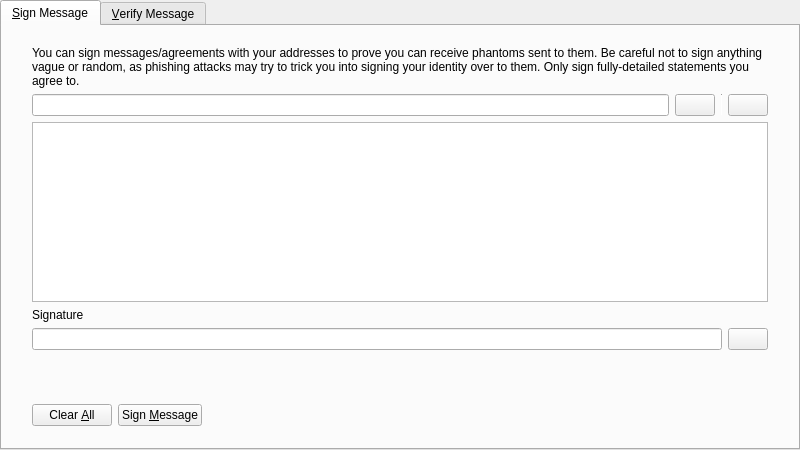
<?xml version="1.0" encoding="UTF-8"?>
<ui version="4.0">
 <class>SignVerifyMessageDialog</class>
 <widget class="QDialog" name="SignVerifyMessageDialog">
  <property name="geometry">
   <rect>
    <x>0</x>
    <y>0</y>
    <width>800</width>
    <height>450</height>
   </rect>
  </property>
  <property name="windowTitle">
   <string>Signatures - Sign / Verify a Message</string>
  </property>
  <property name="modal">
   <bool>true</bool>
  </property>
  <layout class="QVBoxLayout" name="verticalLayout">
   <property name="leftMargin">
    <number>0</number>
   </property>
   <property name="topMargin">
    <number>0</number>
   </property>
   <property name="rightMargin">
    <number>0</number>
   </property>
   <property name="bottomMargin">
    <number>0</number>
   </property>
   <item>
    <widget class="QTabWidget" name="tabWidget">
     <property name="currentIndex">
      <number>0</number>
     </property>
     <widget class="QWidget" name="tabSignMessage">
      <attribute name="title">
       <string>&amp;Sign Message</string>
      </attribute>
      <layout class="QVBoxLayout" name="verticalLayout_SM">
       <property name="leftMargin">
        <number>0</number>
       </property>
       <property name="topMargin">
        <number>0</number>
       </property>
       <property name="rightMargin">
        <number>0</number>
       </property>
       <property name="bottomMargin">
        <number>0</number>
       </property>
       <item>
        <layout class="QVBoxLayout" name="verticalLayout_3">
         <property name="leftMargin">
          <number>30</number>
         </property>
         <property name="topMargin">
          <number>20</number>
         </property>
         <property name="rightMargin">
          <number>30</number>
         </property>
         <property name="bottomMargin">
          <number>20</number>
         </property>
         <item>
          <widget class="QLabel" name="infoLabel_SM">
           <property name="text">
            <string>You can sign messages/agreements with your addresses to prove you can receive phantoms sent to them. Be careful not to sign anything vague or random, as phishing attacks may try to trick you into signing your identity over to them. Only sign fully-detailed statements you agree to.</string>
           </property>
           <property name="textFormat">
            <enum>Qt::PlainText</enum>
           </property>
           <property name="wordWrap">
            <bool>true</bool>
           </property>
          </widget>
         </item>
         <item>
          <layout class="QHBoxLayout" name="horizontalLayout_1_SM">
           <property name="spacing">
            <number>6</number>
           </property>
           <item>
            <widget class="QValidatedLineEdit" name="addressIn_SM">
             <property name="toolTip">
              <string>The Phantom address to sign the message with</string>
             </property>
            </widget>
           </item>
           <item>
            <widget class="QPushButton" name="addressBookButton_SM">
             <property name="toolTip">
              <string>Choose previously used address</string>
             </property>
             <property name="text">
              <string/>
             </property>
             <property name="icon">
              <iconset resource="../bitcoin.qrc">
               <normaloff>:/icons/address-book</normaloff>:/icons/address-book</iconset>
             </property>
             <property name="shortcut">
              <string>Alt+A</string>
             </property>
             <property name="autoDefault">
              <bool>false</bool>
             </property>
            </widget>
           </item>
           <item>
            <widget class="Line" name="vLine">
             <property name="maximumSize">
              <size>
               <width>1</width>
               <height>22</height>
              </size>
             </property>
             <property name="orientation">
              <enum>Qt::Vertical</enum>
             </property>
            </widget>
           </item>
           <item>
            <widget class="QPushButton" name="pasteButton_SM">
             <property name="toolTip">
              <string>Paste address from clipboard</string>
             </property>
             <property name="text">
              <string/>
             </property>
             <property name="icon">
              <iconset resource="../bitcoin.qrc">
               <normaloff>:/icons/editpaste</normaloff>:/icons/editpaste</iconset>
             </property>
             <property name="shortcut">
              <string>Alt+P</string>
             </property>
             <property name="autoDefault">
              <bool>false</bool>
             </property>
            </widget>
           </item>
          </layout>
         </item>
         <item>
          <widget class="QPlainTextEdit" name="messageIn_SM">
           <property name="toolTip">
            <string>Enter the message you want to sign here</string>
           </property>
          </widget>
         </item>
         <item>
          <widget class="QLabel" name="signatureLabel_SM">
           <property name="text">
            <string>Signature</string>
           </property>
           <property name="textFormat">
            <enum>Qt::PlainText</enum>
           </property>
          </widget>
         </item>
         <item>
          <layout class="QHBoxLayout" name="horizontalLayout_2_SM">
           <property name="spacing">
            <number>6</number>
           </property>
           <item>
            <widget class="QLineEdit" name="signatureOut_SM">
             <property name="font">
              <font>
               <italic>true</italic>
              </font>
             </property>
             <property name="readOnly">
              <bool>true</bool>
             </property>
            </widget>
           </item>
           <item>
            <widget class="QPushButton" name="copySignatureButton_SM">
             <property name="toolTip">
              <string>Copy the current signature to the system clipboard</string>
             </property>
             <property name="text">
              <string/>
             </property>
             <property name="icon">
              <iconset resource="../bitcoin.qrc">
               <normaloff>:/icons/editcopy</normaloff>:/icons/editcopy</iconset>
             </property>
             <property name="autoDefault">
              <bool>false</bool>
             </property>
            </widget>
           </item>
          </layout>
         </item>
        </layout>
       </item>
       <item>
        <widget class="QWidget" name="buttonsContainerWhite" native="true">
         <layout class="QHBoxLayout" name="horizontalLayout">
          <property name="leftMargin">
           <number>30</number>
          </property>
          <property name="topMargin">
           <number>15</number>
          </property>
          <property name="rightMargin">
           <number>30</number>
          </property>
          <item>
           <widget class="QPushButton" name="clearButton_SM">
            <property name="toolTip">
             <string>Reset all sign message fields</string>
            </property>
            <property name="text">
             <string>Clear &amp;All</string>
            </property>
            <property name="icon">
             <iconset resource="../bitcoin.qrc">
              <normaloff>:/icons/remove</normaloff>:/icons/remove</iconset>
            </property>
            <property name="autoDefault">
             <bool>false</bool>
            </property>
           </widget>
          </item>
          <item>
           <widget class="QPushButton" name="signMessageButton_SM">
            <property name="toolTip">
             <string>Sign the message to prove you own this Phantom address</string>
            </property>
            <property name="text">
             <string>Sign &amp;Message</string>
            </property>
            <property name="icon">
             <iconset resource="../bitcoin.qrc">
              <normaloff>:/icons/edit</normaloff>:/icons/edit</iconset>
            </property>
            <property name="autoDefault">
             <bool>false</bool>
            </property>
           </widget>
          </item>
          <item>
           <spacer name="horizontalSpacer_1_SM">
            <property name="orientation">
             <enum>Qt::Horizontal</enum>
            </property>
            <property name="sizeHint" stdset="0">
             <size>
              <width>40</width>
              <height>48</height>
             </size>
            </property>
           </spacer>
          </item>
          <item>
           <widget class="QLabel" name="statusLabel_SM">
            <property name="font">
             <font>
              <weight>75</weight>
              <bold>true</bold>
             </font>
            </property>
            <property name="text">
             <string/>
            </property>
            <property name="wordWrap">
             <bool>true</bool>
            </property>
           </widget>
          </item>
          <item>
           <spacer name="horizontalSpacer_2_SM">
            <property name="orientation">
             <enum>Qt::Horizontal</enum>
            </property>
            <property name="sizeHint" stdset="0">
             <size>
              <width>40</width>
              <height>48</height>
             </size>
            </property>
           </spacer>
          </item>
         </layout>
        </widget>
       </item>
      </layout>
     </widget>
     <widget class="QWidget" name="tabVerifyMessage">
      <attribute name="title">
       <string>&amp;Verify Message</string>
      </attribute>
      <layout class="QVBoxLayout" name="verticalLayout_VM">
       <property name="leftMargin">
        <number>0</number>
       </property>
       <property name="topMargin">
        <number>0</number>
       </property>
       <property name="rightMargin">
        <number>0</number>
       </property>
       <property name="bottomMargin">
        <number>0</number>
       </property>
       <item>
        <layout class="QVBoxLayout" name="verticalLayout_2">
         <property name="leftMargin">
          <number>30</number>
         </property>
         <property name="topMargin">
          <number>20</number>
         </property>
         <property name="rightMargin">
          <number>30</number>
         </property>
         <property name="bottomMargin">
          <number>20</number>
         </property>
         <item>
          <widget class="QLabel" name="infoLabel_VM">
           <property name="text">
            <string>Enter the receiver's address, message (ensure you copy line breaks, spaces, tabs, etc. exactly) and signature below to verify the message. Be careful not to read more into the signature than what is in the signed message itself, to avoid being tricked by a man-in-the-middle attack. Note that this only proves the signing party receives with the address, it cannot prove sendership of any transaction!</string>
           </property>
           <property name="textFormat">
            <enum>Qt::PlainText</enum>
           </property>
           <property name="alignment">
            <set>Qt::AlignLeading|Qt::AlignLeft|Qt::AlignTop</set>
           </property>
           <property name="wordWrap">
            <bool>true</bool>
           </property>
          </widget>
         </item>
         <item>
          <layout class="QHBoxLayout" name="horizontalLayout_1_VM">
           <property name="spacing">
            <number>6</number>
           </property>
           <item>
            <widget class="QValidatedLineEdit" name="addressIn_VM">
             <property name="toolTip">
              <string>The Phantom address the message was signed with</string>
             </property>
            </widget>
           </item>
           <item>
            <widget class="QPushButton" name="addressBookButton_VM">
             <property name="toolTip">
              <string>Choose previously used address</string>
             </property>
             <property name="text">
              <string/>
             </property>
             <property name="icon">
              <iconset resource="../bitcoin.qrc">
               <normaloff>:/icons/address-book</normaloff>:/icons/address-book</iconset>
             </property>
             <property name="shortcut">
              <string>Alt+A</string>
             </property>
             <property name="autoDefault">
              <bool>false</bool>
             </property>
            </widget>
           </item>
          </layout>
         </item>
         <item>
          <widget class="QPlainTextEdit" name="messageIn_VM"/>
         </item>
         <item>
          <widget class="QValidatedLineEdit" name="signatureIn_VM"/>
         </item>
        </layout>
       </item>
       <item>
        <widget class="QWidget" name="buttonsContainerWhite_" native="true">
         <layout class="QHBoxLayout" name="horizontalLayout_2">
          <property name="leftMargin">
           <number>30</number>
          </property>
          <property name="topMargin">
           <number>15</number>
          </property>
          <property name="rightMargin">
           <number>30</number>
          </property>
          <item>
           <widget class="QPushButton" name="clearButton_VM">
            <property name="toolTip">
             <string>Reset all verify message fields</string>
            </property>
            <property name="text">
             <string>Clear &amp;All</string>
            </property>
            <property name="icon">
             <iconset resource="../bitcoin.qrc">
              <normaloff>:/icons/remove</normaloff>:/icons/remove</iconset>
            </property>
            <property name="autoDefault">
             <bool>false</bool>
            </property>
           </widget>
          </item>
          <item>
           <widget class="QPushButton" name="verifyMessageButton_VM">
            <property name="toolTip">
             <string>Verify the message to ensure it was signed with the specified Phantom address</string>
            </property>
            <property name="text">
             <string>Verify &amp;Message</string>
            </property>
            <property name="icon">
             <iconset resource="../bitcoin.qrc">
              <normaloff>:/icons/transaction_0</normaloff>:/icons/transaction_0</iconset>
            </property>
            <property name="autoDefault">
             <bool>false</bool>
            </property>
           </widget>
          </item>
          <item>
           <spacer name="horizontalSpacer_1_VM">
            <property name="orientation">
             <enum>Qt::Horizontal</enum>
            </property>
            <property name="sizeHint" stdset="0">
             <size>
              <width>40</width>
              <height>48</height>
             </size>
            </property>
           </spacer>
          </item>
          <item>
           <widget class="QLabel" name="statusLabel_VM">
            <property name="font">
             <font>
              <weight>75</weight>
              <bold>true</bold>
             </font>
            </property>
            <property name="text">
             <string/>
            </property>
            <property name="wordWrap">
             <bool>true</bool>
            </property>
           </widget>
          </item>
          <item>
           <spacer name="horizontalSpacer_2_VM">
            <property name="orientation">
             <enum>Qt::Horizontal</enum>
            </property>
            <property name="sizeHint" stdset="0">
             <size>
              <width>40</width>
              <height>48</height>
             </size>
            </property>
           </spacer>
          </item>
         </layout>
        </widget>
       </item>
      </layout>
     </widget>
    </widget>
   </item>
  </layout>
 </widget>
 <customwidgets>
  <customwidget>
   <class>QValidatedLineEdit</class>
   <extends>QLineEdit</extends>
   <header>qvalidatedlineedit.h</header>
  </customwidget>
 </customwidgets>
 <resources>
  <include location="../bitcoin.qrc"/>
 </resources>
 <connections/>
</ui>
